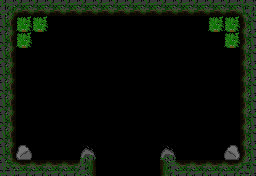

A level layout from a 2D game, rendered from its tile map. Below: a short description, then the map file with tile-grid data replaced by summaries:
An orthogonal 16x11 tile map with 16x16 px tiles, 4 tile layers (Ground_layer, Object_layer, Upper_layer, INTERACTIVE_LAYER) and 4 objects.

<map version="1.0" tiledversion="1.1.4" orientation="orthogonal" renderorder="right-down" width="16" height="11" tilewidth="16" tileheight="16" infinite="0" nextobjectid="11">
 <tileset firstgid="1" source="RedBeardRun TileSet.tsx" />
 <layer name="Ground_layer" width="16" height="11">
  <data>[176 cells, 176 non-empty, 5 distinct tile ids]</data>
 </layer>
 <layer name="Object_layer" width="16" height="11">
  <data>[176 cells, 0 non-empty, 0 distinct tile ids]</data>
 </layer>
 <layer name="Upper_layer" width="16" height="11">
  <data>[176 cells, 4 non-empty, 2 distinct tile ids]</data>
 </layer>
 <layer name="INTERACTIVE_LAYER" width="16" height="11">
  <data>[176 cells, 6 non-empty, 1 distinct tile ids]</data>
 </layer>
 <objectgroup name="MAP_SPAWN_LAYER">
  <object id="2" x="120" y="32" width="16" height="16">
   <properties>
    <property name="Spawn" value="StaticNPC" />
   </properties>
  </object>
 </objectgroup>
 <objectgroup name="MAP_COLLISION_LAYER">
  <object id="8" x="92" y="176">
   <properties>
    <property name="Map" value="Cave" />
   </properties>
   <polyline points="4,0 4,-16 -12,-16 -12,-12 -80,-12 -80,-164 152,-164 152,-12 84,-12 84,-16 68,-16 68,0 4,0" />
  </object>
 </objectgroup>
 <objectgroup name="FOCAL_LAYER">
  <object id="5" x="120" y="80" width="16" height="16" />
 </objectgroup>
 <objectgroup name="MAP_PORTAL_LAYER">
  <object id="6" x="96" y="168" width="64" height="8">
   <properties>
    <property name="PortalFrom" value="Cave" />
    <property name="PortalTo" value="Overworld" />
    <property name="X" value="37" />
    <property name="Y" value="44" />
   </properties>
  </object>
 </objectgroup>
</map>